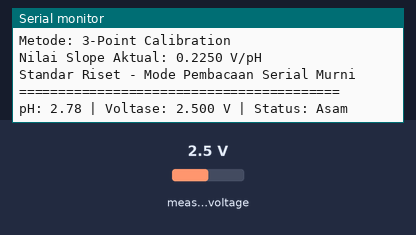
This sketch was run on a simulated ESP32. Shown: the last lines printed to the serial monitor. The test bench sets the inputs (shaded band); at power-on: measured voltage 2.5 V.

Above: at 3.2 s.
3.3 s: measured voltage set to 0.1 V
At 4.7 s:
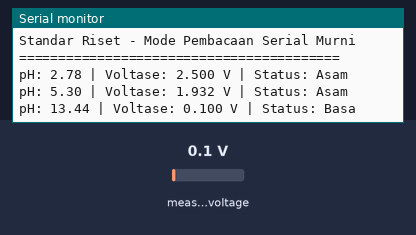
6.3 s: measured voltage set to 1.2 V
At 7.0 s:
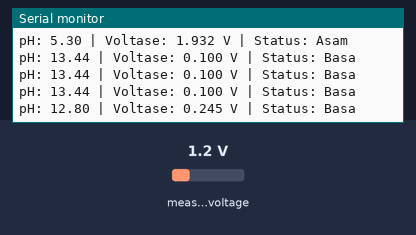
Timing chart, 0 to 9.3 s (numbered marks = the images above; inputs shaded):
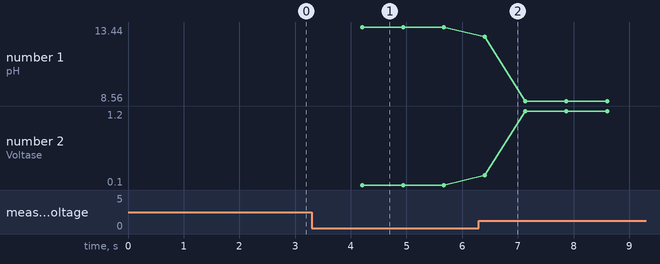

Measured:
- after the input at 3.3 s, the serial monitor: prints a new line after 0.18 s (image 1)
- after the input at 6.3 s, the serial monitor: prints a new line after 0.10 s (image 2)
- plotted number 1: 13.44 → 8.56 after the input at 6.3 s
- plotted number 2: 0.1 → 1.2 after the input at 6.3 s

The sketch:

pH.ino
```cpp
#include <Wire.h>
#include "ADS1X15.h" // Library Rob Tillaart

// ==========================================
// 1. KONFIGURASI PIN I2C ESP32
// ==========================================
#define I2C_SDA 41
#define I2C_SCL 42

ADS1115 adsA(0x48); // Inisialisasi Modul ADS_A pada alamat I2C 0x48

// ==========================================
// 2. VARIABEL KALIBRASI pH (3-POINT CALIBRATION)
// ==========================================
// PENTING UNTUK PENERUS RISET:
// Sesuaikan ketiga nilai tegangan di bawah ini berdasarkan hasil
// pengujian aktual menggunakan larutan buffer standar.

// 1. Tegangan Netral (Referensi larutan buffer pH 7.0)
float neutralVoltage = 1.550;

// 2. Tegangan Asam (Referensi larutan asam, representasi setara pH 4.0)
// Catatan: Nilai ini merepresentasikan rentang 3 step dari pH netral (7.0 - 3.0 = 4.0 step).
float acidVoltage = 2.500;

// 3. Tegangan Basa (Referensi larutan basa, representasi setara pH 10.0)
// Catatan: Nilai asumsi awal berdasarkan perhitungan selisih ~0.19V per step pH.
// Wajib dikalibrasi ulang menggunakan larutan buffer basa standar.
float baseVoltage = 1.150;

// ==========================================
// 3. MENGHITUNG SLOPE OTOMATIS
// ==========================================
// Menghitung rata-rata kemiringan (slope) dari sisi asam dan sisi basa.
// Pembagi 3.0 digunakan karena rentang interval pengujian adalah 3 step
// (dari pH 7 ke pH 4, dan dari pH 7 ke pH 10).
float slope = (abs(neutralVoltage - acidVoltage) / 3.0 + abs(neutralVoltage - baseVoltage) / 3.0) / 2.0;

// ==========================================
// 4. FUNGSI FILTER DIGITAL (TRIMMED MEAN)
// ==========================================
// Fungsi ini bertujuan untuk mengeliminasi gangguan noise ekstrem pada pembacaan ADC.
double avergearray(int* arr, int number) {
  int i, max, min;
  double avg;
  long amount = 0;

  if (number <= 0) return 0;
  if (number < 5) {
    for (i = 0; i < number; i++) amount += arr[i];
    return amount / number;
  } else {
    // Menentukan nilai awal untuk pencarian min dan max
    if (arr[0] < arr[1]) {
      min = arr[0]; max = arr[1];
    } else {
      min = arr[1]; max = arr[0];
    }
    // Proses pencarian nilai ekstrem dan akumulasi total
    for (i = 2; i < number; i++) {
      if (arr[i] < min) { amount += min; min = arr[i]; }
      else if (arr[i] > max) { amount += max; max = arr[i]; }
      else { amount += arr[i]; }
    }
    // Rata-rata dihitung setelah membuang 1 nilai tertinggi dan 1 nilai terendah
    avg = (double)amount / (number - 2);
  }
  return avg;
}

// ==========================================
// 5. SETUP UTAMA
// ==========================================
void setup() {
  Serial.begin(115200);
  Wire.begin(I2C_SDA, I2C_SCL);

  adsA.begin();
  adsA.setGain(1); // Konfigurasi Gain 1 (+/- 4.096V) spesifik untuk sensor pH

  // Menampilkan informasi inisialisasi ke Serial Monitor
  Serial.println("\n=== PROGRAM KALIBRASI SENSOR pH ===");
  Serial.println("Metode: 3-Point Calibration");
  Serial.print("Nilai Slope Aktual: ");
  Serial.print(slope, 4);
  Serial.println(" V/pH");
  Serial.println("Standar Riset - Mode Pembacaan Serial Murni");
  Serial.println("=========================================\n");

  delay(2000);
}

// ==========================================
// 6. MAIN LOOP
// ==========================================
void loop() {
  int phSamples[40];

  // A. Pengambilan 40 sampel pembacaan dari ADS_A (Pin A2)
  for (int i = 0; i < 40; i++) {
    phSamples[i] = adsA.readADC(2);
    delay(10);
  }

  // B. Pemfilteran data menggunakan fungsi Trimmed Mean
  double avgADC = avergearray(phSamples, 40);

  // C. Konversi nilai ADC mentah menjadi satuan Voltase
  float phVoltage = avgADC * 0.000125;

  // D. Kalkulasi Nilai pH berdasarkan kemiringan (Slope)
  // Catatan: Modul pH bersifat Inverting (Tegangan naik = Semakin Asam)
  float phValue;
  if (phVoltage > neutralVoltage) {
    // Perhitungan untuk kondisi Asam (Tegangan lebih besar dari Neutral)
    phValue = 7.0 - ((phVoltage - neutralVoltage) / slope);
  } else {
    // Perhitungan untuk kondisi Basa (Tegangan lebih kecil dari Neutral)
    phValue = 7.0 + ((neutralVoltage - phVoltage) / slope);
  }

  // E. Pembatasan rentang pengukuran absolut untuk menghindari nilai tidak logis
  if (phValue < 0.0) phValue = 0.0;
  if (phValue > 14.0) phValue = 14.0;

  // F. Kategorisasi Status Kualitas Air
  String keterangan;
  if (phValue >= 6.5 && phValue <= 7.5) {
    keterangan = "Normal (Aman)";
  } else if (phValue < 6.5) {
    keterangan = "Asam";
  } else {
    keterangan = "Basa";
  }

  // G. Menampilkan hasil ke Serial Monitor (Format Single-Line)
  Serial.printf("pH: %.2f | Voltase: %.3f V | Status: %s\n", phValue, phVoltage, keterangan.c_str());
}
```
